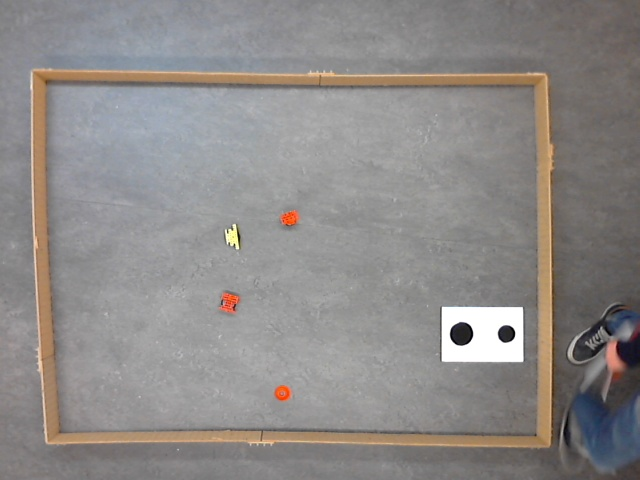
#> input picture brickman/vision/8853.jpg, 640 x 480 px, given in place of the camera
$ python backgroundSubstract.py   (older library calls are emulated)
#> lines starting #> are read from the running program, lines starting #| are printed output that depends on the picture; after the words box and inside, x2 and y2 are one past the last pixel; in counts of white or black regions, pixels touching at a corner belong together
import numpy as np
import cv2
import os

cap = cv2.VideoCapture(0)

fgbg = cv2.createBackgroundSubtractorMOG2()

def detect_target(image):
    #Detect the center of the target circle (Colour: [200,200,200])
    #SAME AS DETECT_BLUE JUST WITH DIFFERENT COLOUR LIMITS
    mask = cv2.inRange(image, (0,0,0),(10,10,10))
    kernel = np.ones((5,5),np.uint8)
    mask = cv2.dilate(mask,kernel,iterations=3)
    M = cv2.moments(mask)
    cx = int(M['m10']/M['m00'])
    cy = int(M['m01']/M['m00'])

    return (cx,cy)


#main method
def main():
    frame_num = 0
    while(cap.isOpened()):
        ret, frame = cap.read()
#> frame is the input picture: shape (480, 640, 3); mean B, G, R 136.3, 138, 141.6
        # update frame number
        frame_num = frame_num + 1
        history = 50
        fgmask = fgbg.apply(frame, learningRate=1.0/history)
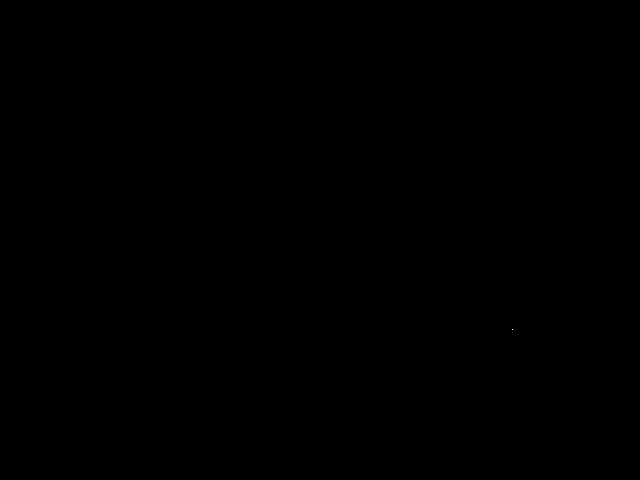
#> fgmask: shape (480, 640); values 127 (black) and 255 (white), 0% white in thin lines or dots, all inside (x1, y1, x2, y2) = (512, 329, 513, 330)
        #fgmask = fgbg.apply(frame)
        #print(fgmask)


        # write image
        cv2.imwrite(str(frame_num) + '.png',frame)
        img = cv2.imread(str(frame_num) + '.png',0)
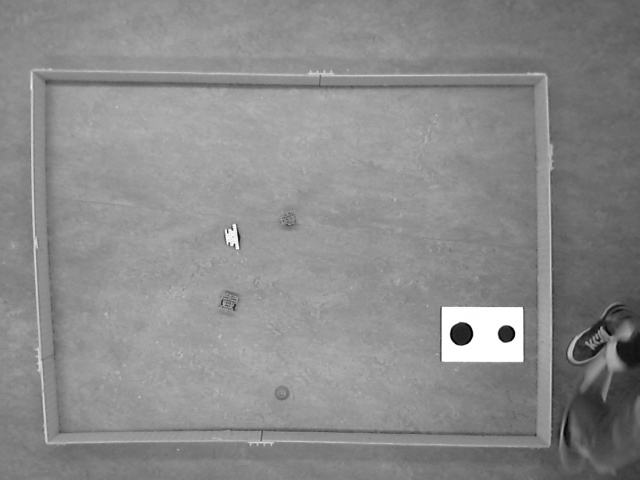
#> img: shape (480, 640); min 0, max 255, mean 138.5


        ret,thresh = cv2.threshold(img,127,255,0)
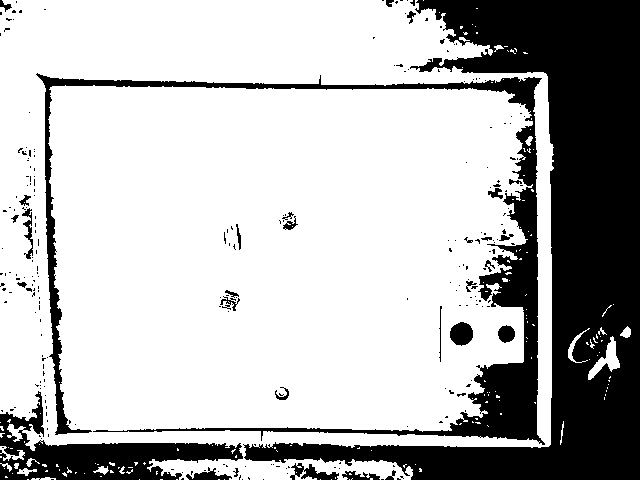
#> thresh: shape (480, 640); 72.4% white; 257 black regions (226 under 20 px)
        _,contours,_ = cv2.findContours(thresh, 1, 2)
#> contours = 441 contours, 396 with area under 20; largest, box (x1, y1, x2, y2) and area: (0, 0, 554, 480) 238924, (35, 72, 546, 446) 19474, (449, 321, 474, 347) 454, (588, 336, 620, 380) 424, (21, 207, 34, 260) 288

        cnt = contours[0]
#> cnt = [[349, 479]]
        M = cv2.moments(cnt)
#> M = moments, m00 0
        if M["m00"] != 0:
            cx = int(M["m10"] / M["m00"])
            cy = int(M["m01"] / M["m00"])
        else:
            cx, cy = 0, 0
        x,y,w,h = cv2.boundingRect(cnt)
#> x = 349; y = 479; w = 1; h = 1
        img = cv2.rectangle(img,(x,y),(x+w,y+h),(0,255,0),2)
#> img: shape (480, 640); under 0.01% of pixels changed, all inside (x1, y1, x2, y2) = (348, 478, 352, 480)
        (x,y),radius = cv2.minEnclosingCircle(cnt)
#> radius = 0.0001
        center = (int(x),int(y))
#> center = (349, 479)
        radius = int(radius)
#> radius = 0
        img = cv2.circle(img,center,radius,(0,255,0),2)
        cv2.imshow('img', img)


        # get the position of object

        # ret,thresh = cv2.threshold(img,127,255,0)
        # _,contours,_ = cv2.findContours(thresh, 1, 2)
        # if len(contours) != 0:
        #     cnt = contours[0]
        #     M = cv2.moments(cnt)
        #
        #
        #
        #
        #     if M["m00"] != 0:
        #         cx = int(M["m10"] / M["m00"])
        #         cy = int(M["m01"] / M["m00"])
        #     else:
        #         cx, cy = 0, 0
        #
        #
        #
        #     x,y,w,h = cv2.boundingRect(cnt)
        #     img = cv2.rectangle(img,(x,y),(x+w,y+h),(0,255,0),2)
        #
        #     #print(center_X)
        #     #print(' , ')
        #     #print(center_Y)
        #     cv2.imshow('img', img)

        os.remove(str(frame_num) + '.png')
        # Convert BGR to HSV
        hsv = cv2.cvtColor(frame, cv2.COLOR_BGR2HSV)
#> hsv: shape (480, 640, 3); mean H, S, V 53.7, 17.8, 144

        # define range of blue color in HSV
        lower_white = np.array([110,50,50])
        upper_white = np.array([130,255,255])
        # Threshold the HSV image to get only white colors
        mask = cv2.inRange(hsv, lower_white, upper_white)
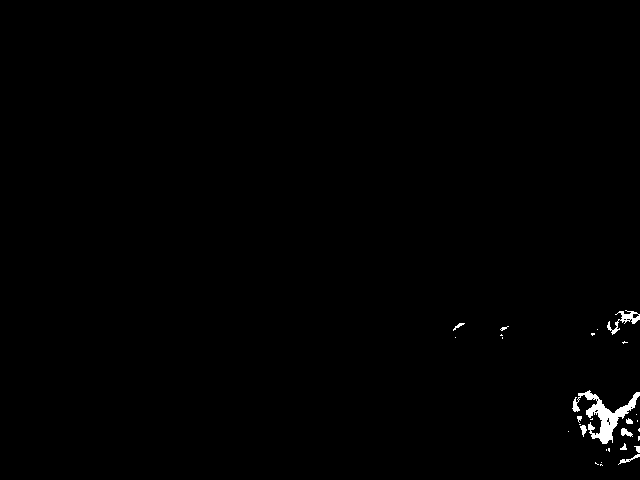
#> mask: shape (480, 640); 0.57% white; 29 white regions (19 under 20 px), largest, box (x1, y1, x2, y2) and area: (572, 390, 640, 444) 1121, (607, 310, 640, 335) 237, (621, 428, 633, 437) 63
        #cv2.imshow('fgmask1', fgmask1)
        #targetX, targetY = detect_target(fgmask)
        #print(targetX + ' , ' + targetY)


        cv2.imshow('frame',fgmask)
        k = cv2.waitKey(30) & 0xff
#> (key Esc is pressed here)
        if k == 27:
            break

    cap.release()
    cv2.destroyAllWindows()


if __name__ == "__main__":
    main()
